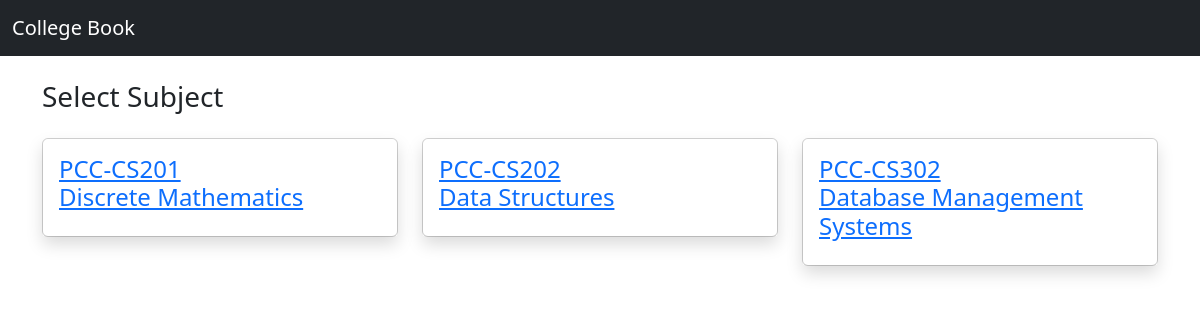
Page /selectSubject/3 on the committed database.
### main/models.py (models this page shows, shortened)
class Subjects(models.Model):
    branch = models.ForeignKey(Branch, on_delete = models.CASCADE)
    subjectID = models.CharField(max_length=20)
    subjectName = models.CharField(max_length=100)

### djangoProj/views.py (the view)
# urls.py: path('selectSubject/<int:branchID>',views.selectSubject,name='selectSubject'),
@csrf_protect
def selectSubject(request,branchID):
    branch = Branch.objects.get(id=branchID)
    obj = Subjects.objects.filter(branch=branch).order_by('id')
    return render(request,'selectSubject.html',{'data':obj})

### templates/selectSubject.html (shortened to what this page needs)
{% extends 'base.html' %}
{% block content %}
<h3 class='my-4'>Select Subject</h3>
<div class='row'>
    {% if data %}
    {% for d in data %}
    <div class='col-md-4'>
        <div class='card'>
            <div class='card-body border-dark shadow'>
                <h4 class='test-name'><a href="{% url 'selectTest' d.id %}">{{d.subjectID}}</br>{{d.subjectName}}</a></h4>
            </div>
        </div>
    </div>
    {% endfor %}
    {% else %}
        <h4>No Tests Are Arranged Yet</h4>
    {% endif %}
</div>
{% endblock %}

### rows in the picture
Subjects: subjectID "PCC-CS201", subjectName "Discrete Mathematics"
Subjects: subjectID "PCC-CS202", subjectName "Data Structures"
Subjects: subjectID "PCC-CS302", subjectName "Database Management Systems"
